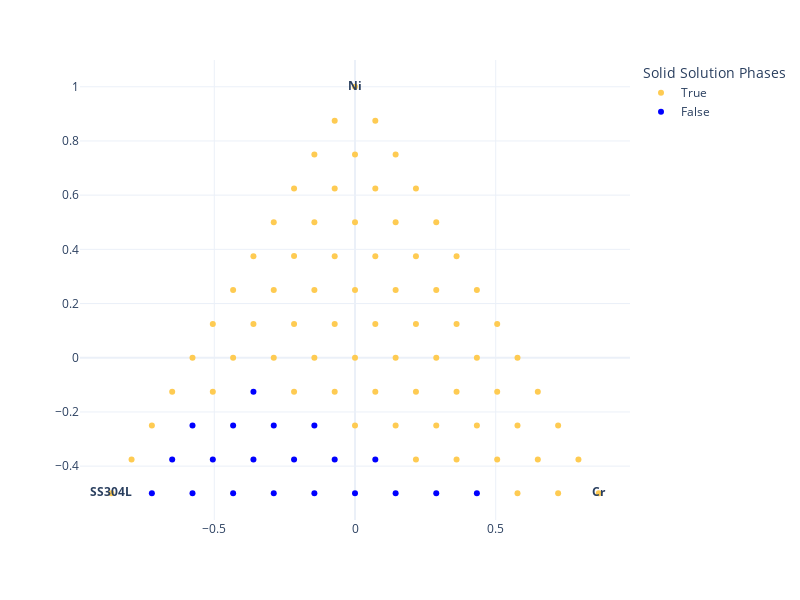

Here is the notebook cell this chart was saved with:
### Code cell
pureComponentIndices = nimplex.pure_component_indexes_py(3, 12)
labels = ['']*len(gridAtt_projected_df)
for comp, idx in zip(["Ni", "Cr", "SS304L"], pureComponentIndices):
    labels[idx] = "<b>"+comp+"</b>"
fig = px.scatter(gridAtt_projected_df, x='x', y='y', color=gridFeasible11, text=labels, 
              template='plotly_white', width=800, height=600, color_discrete_map=color_map, 
              labels={'color':'Solid Solution Phases', 'x':'', 'y':''})
fig.show()

### Figure 1 — Plotly figure (JSON) as saved in the notebook; plotly's stock layout.template omitted (floating-point values rounded to 4 significant figures)
{"data": [{"hovertemplate": "Solid Solution Phases=True<br>=%{y}<br>text=%{text}<extra></extra>", "legendgroup": "True", "marker": {"color": "#FECB52", "symbol": "circle"}, "mode": "markers+text", "name": "True", "orientation": "v", "showlegend": true, "text": ["<b>SS304L</b>", "", "", "<b>Cr</b>", "", "", "", "", "", "", "", "", "", "", "", "", "", "", "", "", "", "", "", "", "", "", "", "", "", "", "", "", "", "", "", "", "", "", "", "", "", "", "", "", "", "", "", "", "", "", "", "", "", "", "", "", "", "", "", "", "", "", "", "", "", "", "", "", "", "", "<b>Ni</b>"], "type": "scatter", "x": [-0.866, 0.5774, 0.7217, 0.866, -0.7939, 0.2165, 0.3608, 0.5052, 0.6495, 0.7939, -0.7217, -1.602e-17, 0.1443, 0.2887, 0.433, 0.5774, 0.7217, -0.6495, -0.5052, -0.2165, -0.07217, 0.07217, 0.2165, 0.3608, 0.5052, 0.6495, -0.5774, -0.433, -0.2887, -0.1443, 1.602e-17, 0.1443, 0.2887, 0.433, 0.5774, -0.5052, -0.3608, -0.2165, -0.07217, 0.07217, 0.2165, 0.3608, 0.5052, -0.433, -0.2887, -0.1443, 0, 0.1443, 0.2887, 0.433, -0.3608, -0.2165, -0.07217, 0.07217, 0.2165, 0.3608, -0.2887, -0.1443, 8.012e-18, 0.1443, 0.2887, -0.2165, -0.07217, 0.07217, 0.2165, -0.1443, 4.006e-18, 0.1443, -0.07217, 0.07217, 0], "xaxis": "x", "y": [-0.5, -0.5, -0.5, -0.5, -0.375, -0.375, -0.375, -0.375, -0.375, -0.375, -0.25, -0.25, -0.25, -0.25, -0.25, -0.25, -0.25, -0.125, -0.125, -0.125, -0.125, -0.125, -0.125, -0.125, -0.125, -0.125, 0, -5.551e-17, 0, -2.776e-17, 0, -2.776e-17, -1.388e-17, -3.469e-17, 0, 0.125, 0.125, 0.125, 0.125, 0.125, 0.125, 0.125, 0.125, 0.25, 0.25, 0.25, 0.25, 0.25, 0.25, 0.25, 0.375, 0.375, 0.375, 0.375, 0.375, 0.375, 0.5, 0.5, 0.5, 0.5, 0.5, 0.625, 0.625, 0.625, 0.625, 0.75, 0.75, 0.75, 0.875, 0.875, 1], "yaxis": "y"}, {"hovertemplate": "Solid Solution Phases=False<br>=%{y}<br>text=%{text}<extra></extra>", "legendgroup": "False", "marker": {"color": "blue", "symbol": "circle"}, "mode": "markers+text", "name": "False", "orientation": "v", "showlegend": true, "text": ["", "", "", "", "", "", "", "", "", "", "", "", "", "", "", "", "", "", "", ""], "type": "scatter", "x": [-0.7217, -0.5774, -0.433, -0.2887, -0.1443, 0, 0.1443, 0.2887, 0.433, -0.6495, -0.5052, -0.3608, -0.2165, -0.07217, 0.07217, -0.5774, -0.433, -0.2887, -0.1443, -0.3608], "xaxis": "x", "y": [-0.5, -0.5, -0.5, -0.5, -0.5, -0.5, -0.5, -0.5, -0.5, -0.375, -0.375, -0.375, -0.375, -0.375, -0.375, -0.25, -0.25, -0.25, -0.25, -0.125], "yaxis": "y"}], "layout": {"height": 600, "legend": {"title": {"text": "Solid Solution Phases"}, "tracegroupgap": 0}, "margin": {"t": 60}, "width": 800, "xaxis": {"anchor": "y", "domain": [0, 1], "title": {"text": ""}}, "yaxis": {"anchor": "x", "domain": [0, 1], "title": {"text": ""}}}}
